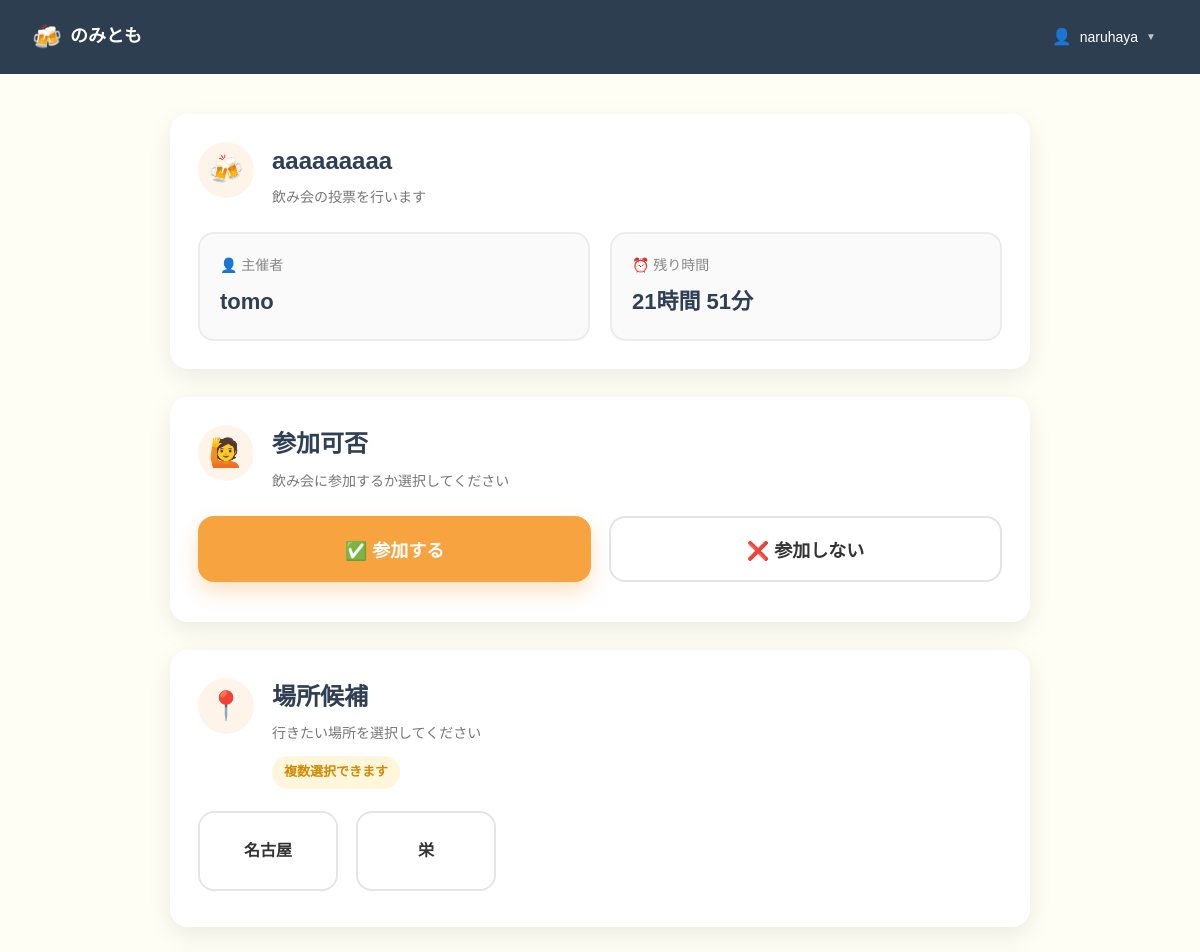
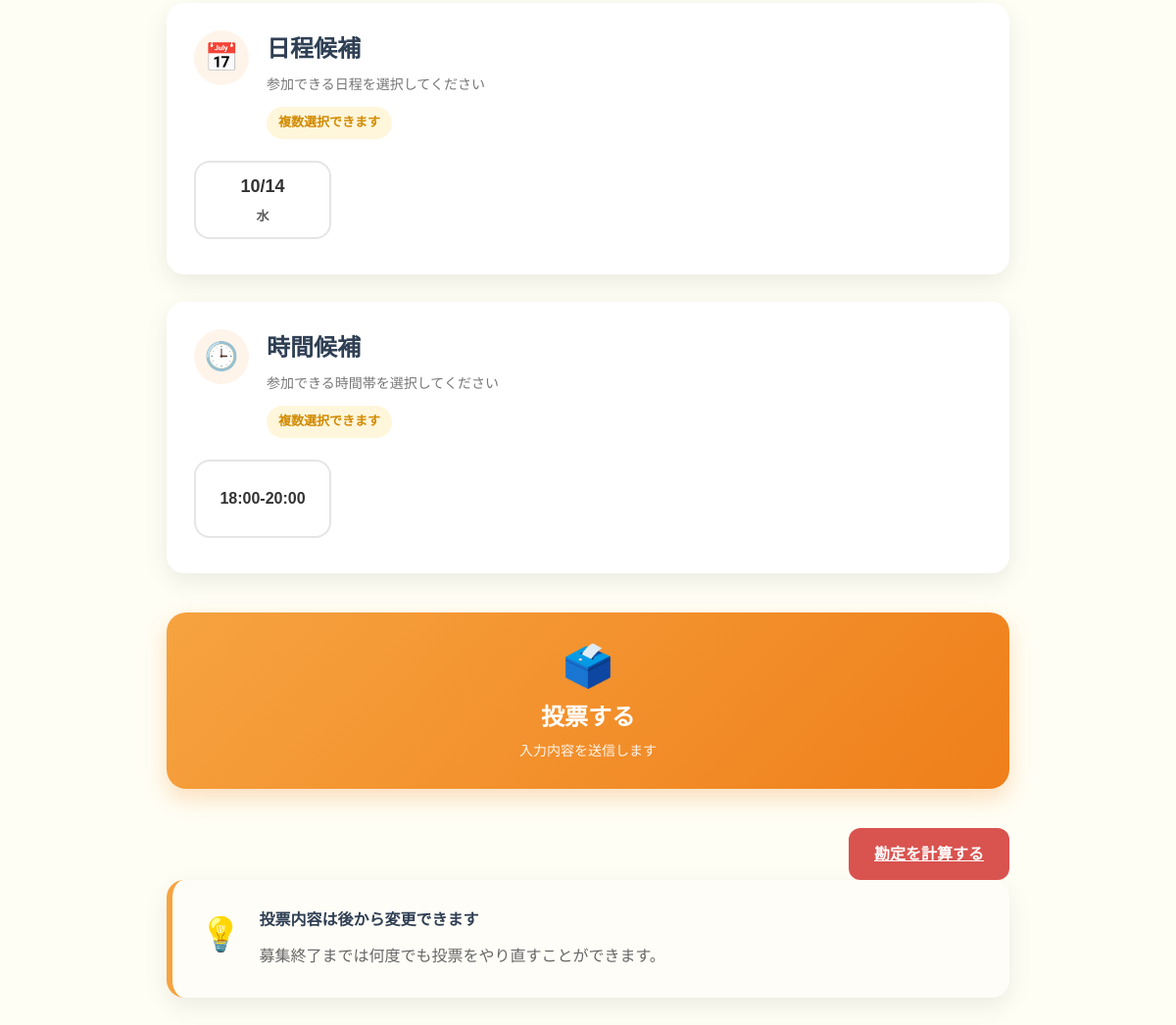
The page /event (signed in) on the database its author committed (2 pictures, top to bottom).
### tables this page shows
CREATE TABLE events (
    id INTEGER PRIMARY KEY AUTOINCREMENT,

    title TEXT NOT NULL,

    host_user_id INTEGER NOT NULL,

    places TEXT,
    dates TEXT,
    times TEXT,

    is_active BOOLEAN NOT NULL DEFAULT 1,

    created_at DATETIME NOT NULL DEFAULT (datetime('now','localtime')),

    finished_at DATETIME,

    FOREIGN KEY(host_user_id)
        REFERENCES users(id)
);

CREATE TABLE users (
    id INTEGER PRIMARY KEY AUTOINCREMENT,
    username TEXT NOT NULL UNIQUE,
    email TEXT NOT NULL UNIQUE,
    password_hash TEXT NOT NULL,
    created_at DATETIME NOT NULL DEFAULT CURRENT_TIMESTAMP
);

### app.py (the view, shortened to what this page needs)
@app.route("/event", methods=["GET", "POST"])
def event():
    auto_close_event()
    if not login_required():
        return redirect(url_for("login"))
    conn = get_db()
    event = conn.execute(
        """
        SELECT
            events.*,
            users.username AS host_name
        FROM events
        JOIN users
        ON events.host_user_id = users.id
        WHERE events.is_active = 1
        ORDER BY events.id DESC
        LIMIT 1
        """
    ).fetchone()
    if event is None:
        conn.close()
        return redirect(url_for("create_event"))
    created = datetime.strptime(
        event["created_at"],
        "%Y-%m-%d %H:%M:%S"
    )
    end_time = created + timedelta(hours=24)
    remain = end_time - datetime.now()
    if remain.total_seconds() < 0:
        remain = timedelta(seconds=0)
    hours = remain.seconds // 3600
    minutes = (remain.seconds % 3600) // 60
    conn.close()
    return render_template(
    "event.html",
    username=session["username"],
    event=event,
    host_name=event["host_name"],
    remain_hours=hours,
    remain_minutes=minutes,
    places=event["places"].split(",") if event["places"] else [],
    dates=event["dates"].split(",") if event["dates"] else [],
    times=event["times"].split(",") if event["times"] else []
)

### app.py (called while the page is built, shortened)
def get_db():
    conn = sqlite3.connect(DB_NAME)
    conn.row_factory = sqlite3.Row
    return conn

def login_required():
    return "user_id" in session

def auto_close_event():
    conn = get_db()
    event = conn.execute("""
        SELECT *
        FROM events
        WHERE is_active = 1
        ORDER BY id DESC
        LIMIT 1
    """).fetchone()
    if event:
        created = datetime.strptime(
            event["created_at"],
            "%Y-%m-%d %H:%M:%S"
        )
        end_time = created + timedelta(hours=24)
    conn.close()

### templates/event.html (shortened to what this page needs)
<!DOCTYPE html>
<html lang="ja">
<head>
    <link rel="stylesheet" href="{{ url_for('static', filename='css/style.css') }}">
</head>
<body>
    <header class="header">
        <div class="header-logo">
            <span class="beer-icon">
                🍻
            </span>
            <span class="header-title">
                のみとも
            </span>
        </div>
        <div class="header-user dropdown">
            <span class="user-icon">
                👤
            </span>
            <span class="user-name">
                {{ username }}
            </span>
            <span class="dropdown-arrow">
                ▼
            </span>
        </div>
    </header>
    <main class="main-content">
        <section class="event-card">
            <div class="section-header">
                <div class="section-icon">
                    🍻
                </div>
                <div>
                    <h2 class="section-title">
                        {{ event.title }}
                    </h2>
                    <p class="section-subtitle">
                        飲み会の投票を行います
                    </p>
                </div>
            </div>
            <div class="event-info-grid">
                <div class="info-box">
                    <span class="info-label">
                        👤 主催者
                    </span>
                    <span class="info-value">
                        {{ host_name }}
                    </span>
                </div>
                <div class="info-box">
                    <span class="info-label">
                        ⏰ 残り時間
                    </span>
                    <span class="info-value">
                        {{ remain_hours }}時間
                        {{ remain_minutes }}分
                    </span>
                </div>
            </div>
        </section>
        <form method="POST" action="{{ url_for('event') }}">
            <section class="form-card">
                <div class="section-header">
                    <div class="section-icon">
                        🙋
                    </div>
                    <div>
                        <h3 class="section-title">
                            参加可否
                        </h3>
                        <p class="section-subtitle">
                            飲み会に参加するか選択してください
                        </p>
                    </div>
                </div>
                <div class="participation-buttons">
                    <button type="button" id="joinBtn" class="btn-participate active">
                        ✅ 参加する
                    </button>
                    <button type="button" id="notJoinBtn" class="btn-participate">
                        ❌ 参加しない
                    </button>
                </div>
            </section>
            <div id="voteArea">
                <section class="form-card">
                    <div class="section-header">
                        <div class="section-icon">
                            📍
                        </div>
                        <div>
                            <h3 class="section-title">
                                場所候補
                            </h3>
                            <p class="section-subtitle">
                                行きたい場所を選択してください
                            </p>
                            <span class="section-tag">
                                複数選択できます
                            </span>
                        </div>
                    </div>
                    <div class="location-grid">
                        {% for place in places %}
                        <label class="choice-card">
                            <span>
                                {{ place }}
                            </span>
                        </label>
                        {% endfor %}
                    </div>
                </section>
                <section class="form-card">
                    <div class="section-header">
                        <div class="section-icon">
                            📅
                        </div>
                        <div>
                            <h3 class="section-title">
                                日程候補
                            </h3>
                            <p class="section-subtitle">
                                参加できる日程を選択してください
                            </p>
                            <span class="section-tag">
                                複数選択できます
                            </span>
                        </div>
                    </div>
                    <div class="choice-grid">
                        {% for date in dates %}
                        <label class="choice-card">
                            <span class="date-box">
                                <div class="date-number">
                                    {{ date }}
                                </div>
                                <div class="date-week">
                                </div>
                            </span>
                        </label>
                        {% endfor %}
                    </div>
                </section>
                <section class="form-card">
                    <div class="section-header">
                        <div class="section-icon">
                            🕒
                        </div>
                        <div>
                            <h3 class="section-title">
                                時間候補
                            </h3>
                            <p class="section-subtitle">
                                参加できる時間帯を選択してください
                            </p>
                            <span class="section-tag">
                                複数選択できます
                            </span>
                        </div>
                    </div>
                    <div class="choice-grid">
                        {% for time in times %}
                        <label class="choice-card">
                            <span>
                                {{ time }}
                            </span>
                        </label>
                        {% endfor %}
                    </div>
                </section>
            </div>
            <section class="action-area">
                <button type="submit" class="btn-submit-large">
                    <span class="btn-icon">
                        🗳️
                    </span>
                    <span class="btn-title">
                        投票する
                    </span>
                    <span class="btn-subtitle">
                        入力内容を送信します
                    </span>
                </button>
            </section>
            <section class="finish-area">
                <a href="{{ url_for('event_billing', event_id=event.id) }}" class="btn-finish">
                    勘定を計算する
                </a>
            </section>
            <section class="info-card">
                <div class="info-icon">
                    💡
                </div>
                <div>
                    <h4>
                        投票内容は後から変更できます
                    </h4>
                    <p>
                        募集終了までは何度でも投票をやり直すことができます。
                    </p>
                </div>
            </section>
        </form>
    </main>
</body>
</html>

### rows shown on the page
events: title "aaaaaaaaa", dates "10/14", times "18:00-20:00"
users: username "tomo"

### other values the page prints
{{ username }} "naruhaya"
{{ remain_hours }} "21"
{{ place }} "名古屋" "栄"
